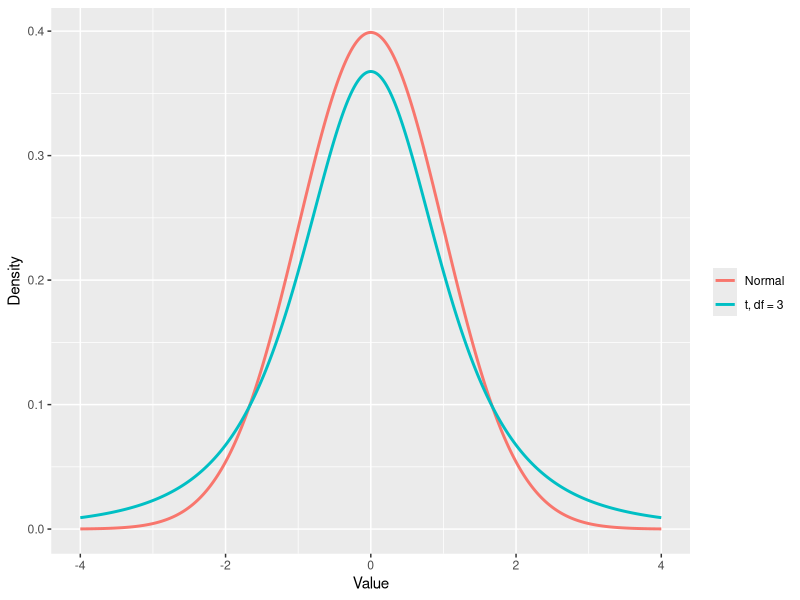
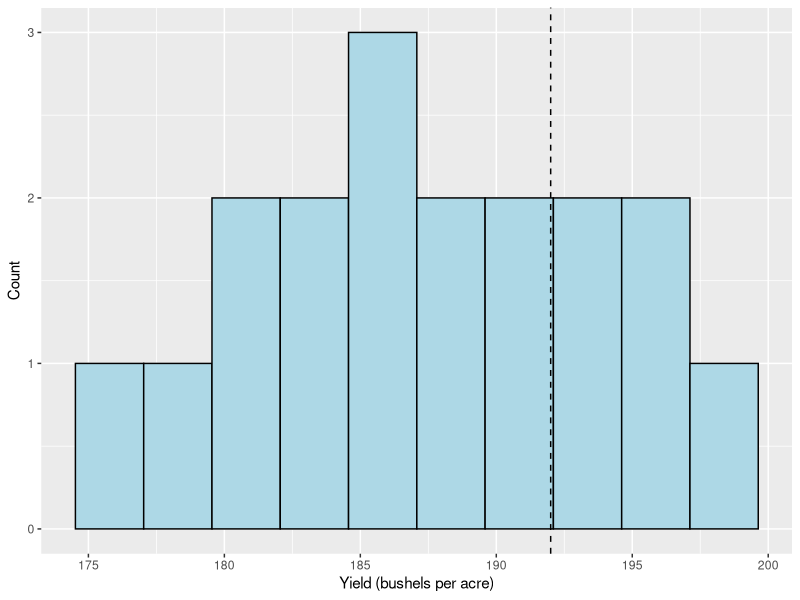
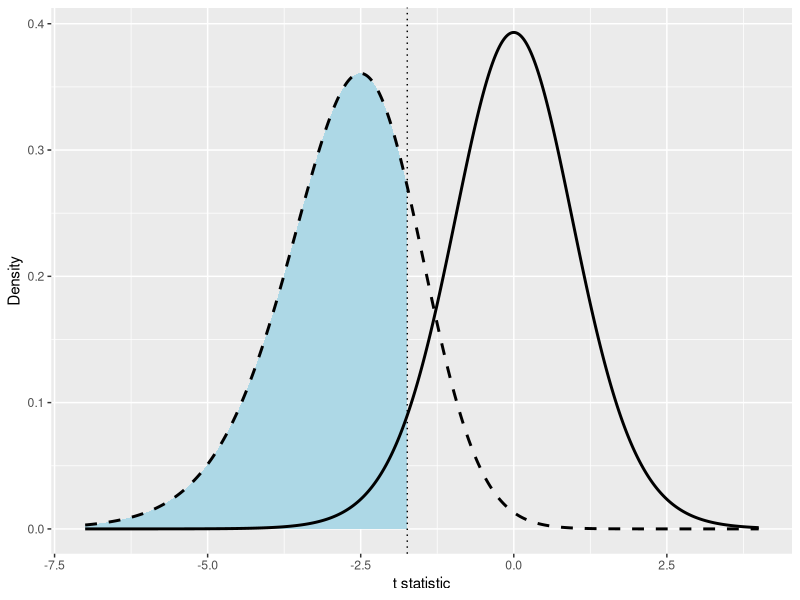
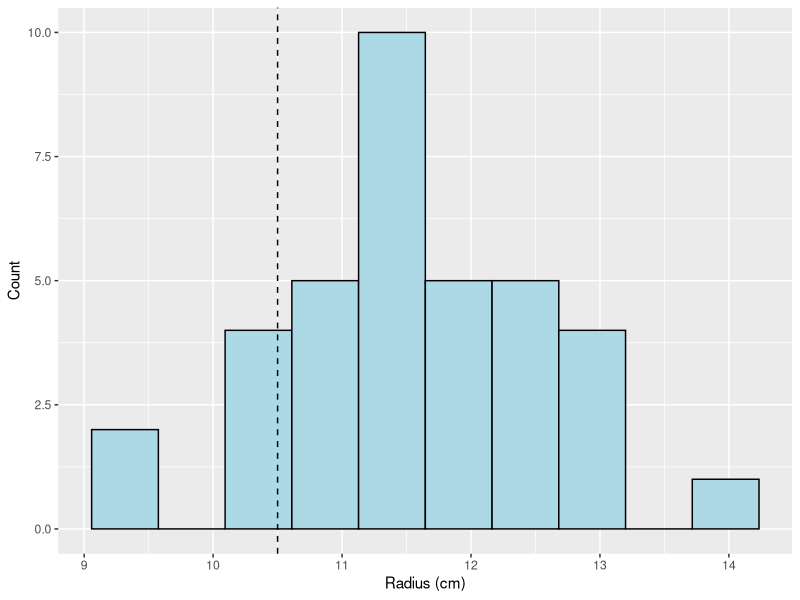

Write the R code that produced these figures, in order.
## ---- chunk 1
library(ggplot2)
## ---- chunk 2
weights <- c(338.1, 341.2, 339.5, 342.0, 337.8, 340.6, 336.9, 343.1,
             339.9, 338.4, 341.7, 340.2, 337.5, 342.8, 339.1, 340.8,
             338.6, 341.4, 336.2, 340.0)

mean(weights)
sd(weights)
## ---- chunk 3
qt(0.975, df = 15)
qnorm(0.975)
## ---- chunk 4

x <- seq(-4, 4, length.out = 1000)

curves <- data.frame(
  x = rep(x, 2),
  density = c(dnorm(x), dt(x, df = 3)),
  curve = rep(c("Normal", paste("t, df =", 3)), each = length(x)))

ggplot(curves, aes(x = x, y = density, color = curve)) +
  geom_line(linewidth = 1) +
  labs(x = "Value", y = "Density", color = "")
## ---- chunk 5
n <- length(weights)
ybar <- mean(weights)
s <- sd(weights)

n
ybar
s
## ---- chunk 6
se <- s / sqrt(n)
crit <- qt(0.975,df = n - 1)
margin <- crit * se

se
crit
margin
## ---- chunk 7
ybar - margin
ybar + margin
## ---- chunk 8
mu0 <- 340

t_stat <- (ybar - mu0) / (s / sqrt(n))
t_stat
## ---- chunk 9
qt(0.025, df = n - 1)
qt(0.975, df = n - 1)

2 * pt(abs(t_stat), df = n - 1, lower.tail = FALSE) #Two tailed p value
## ---- chunk 10
t.test(weights, mu = 340)
## ---- chunk 11
t.test(weights, mu = 340, alternative = "less")
## ---- chunk 12
t.test(weights, mu = 340, conf.level = 0.99)
## ---- chunk 13
yields <- c(182.4, 191.7, 178.9, 195.2, 187.6, 183.1, 199.4, 176.8, 190.3,
            185.5, 193.8, 181.2, 188.9, 197.1, 179.6, 186.4, 192.5, 184.7)
## ---- chunk 14
length(yields)
mean(yields)
sd(yields)
## ---- chunk 15
ggplot(data.frame(yield = yields), aes(x = yield)) +
  geom_histogram(bins = 10, fill = "lightblue", color = "black") +
  geom_vline(xintercept = 192, linetype = "dashed") +
  labs(x = "Yield (bushels per acre)", y = "Count")
## ---- chunk 16
n_corn <- length(yields)
ybar_corn <- mean(yields)
s_corn <- sd(yields)

t_corn <- (ybar_corn - 192) / (s_corn / sqrt(n_corn))
t_corn
## ---- chunk 17
qt(0.05, df = n_corn - 1)
## ---- chunk 18
pt(t_corn, df = n_corn - 1)
## ---- chunk 19
crit_corn <- qt(0.975, df = n_corn - 1)
margin_corn <- crit_corn * (s_corn / sqrt(n_corn))

ybar_corn - margin_corn
ybar_corn + margin_corn
## ---- chunk 20
t.test(yields, mu = 192,alternative = "less")
## ---- chunk 21
se_power <- 6.5 / sqrt(18)
ncp_power <- (188 - 192) / se_power
crit_power <- qt(0.05, df = 17)

se_power
ncp_power
crit_power
## ---- chunk 22
curves_power <- data.frame(t = seq(-7, 4, length.out = 1000))

curves_power$null_density <- dt(curves_power$t, df = 17)
curves_power$alt_density <- dt(curves_power$t, df = 17, ncp = ncp_power)

ggplot(curves_power, aes(x = t)) +
  geom_area(data = subset(curves_power, t <= crit_power),
            aes(y = alt_density), fill = "lightblue") +
  geom_line(aes(y = null_density), linewidth = 1) +
  geom_line(aes(y = alt_density), linewidth = 1, linetype = "dashed") +
  geom_vline(xintercept = crit_power, linetype = "dotted") +
  labs(x = "t statistic", y = "Density")
## ---- chunk 23
pt(crit_power, df = 17, ncp = ncp_power)
## ---- chunk 24
power.t.test(n = 18, delta = 4, sd = 6.5, sig.level = 0.05,
             type = "one.sample", alternative = "one.sided")
## ---- chunk 25
power.t.test(delta = 4, sd = 6.5, sig.level = 0.05, power = 0.90,
             type = "one.sample", alternative = "one.sided")
## ---- chunk 26
volleyball <- read.csv("volleyball.csv")
## ---- chunk 27
n_vb <- nrow(volleyball)
ybar_vb <- mean(volleyball$radius)
s_vb <- sd(volleyball$radius)
se_vb <- s_vb / sqrt(n_vb)

n_vb
ybar_vb
s_vb
se_vb
## ---- chunk 28
ggplot(volleyball, aes(x = radius)) +
  geom_histogram(bins = 10, fill = "lightblue", color = "black") +
  geom_vline(xintercept = 10.5, linetype = "dashed") +
  labs(x = "Radius (cm)", y = "Count")
## ---- chunk 29
qt(0.975, df = n_vb - 1)
## ---- chunk 30
margin_vb <- qt(0.975, df = n_vb - 1) * se_vb

ybar_vb - margin_vb
ybar_vb + margin_vb
## ---- chunk 31
t_vb <- (ybar_vb - 10.5) / se_vb
t_vb
## ---- chunk 32
qt(0.025, df = n_vb - 1)
qt(0.975, df = n_vb - 1)
## ---- chunk 33
2 * pt(abs(t_vb), df = n_vb - 1, lower.tail = FALSE)
## ---- chunk 34
t.test(volleyball$radius, mu = 10.5)
## ---- chunk 35
t.test(volleyball$radius, mu = 11.25, alternative = "greater")
## ---- chunk 36
power.t.test(n = 36, delta = 0.25, sd = 1, sig.level = 0.05,
             type = "one.sample", alternative = "one.sided")
## ---- chunk 37
power.t.test(delta = 0.25, sd = 1, sig.level = 0.05, power = 0.90,
             type = "one.sample", alternative = "one.sided")
